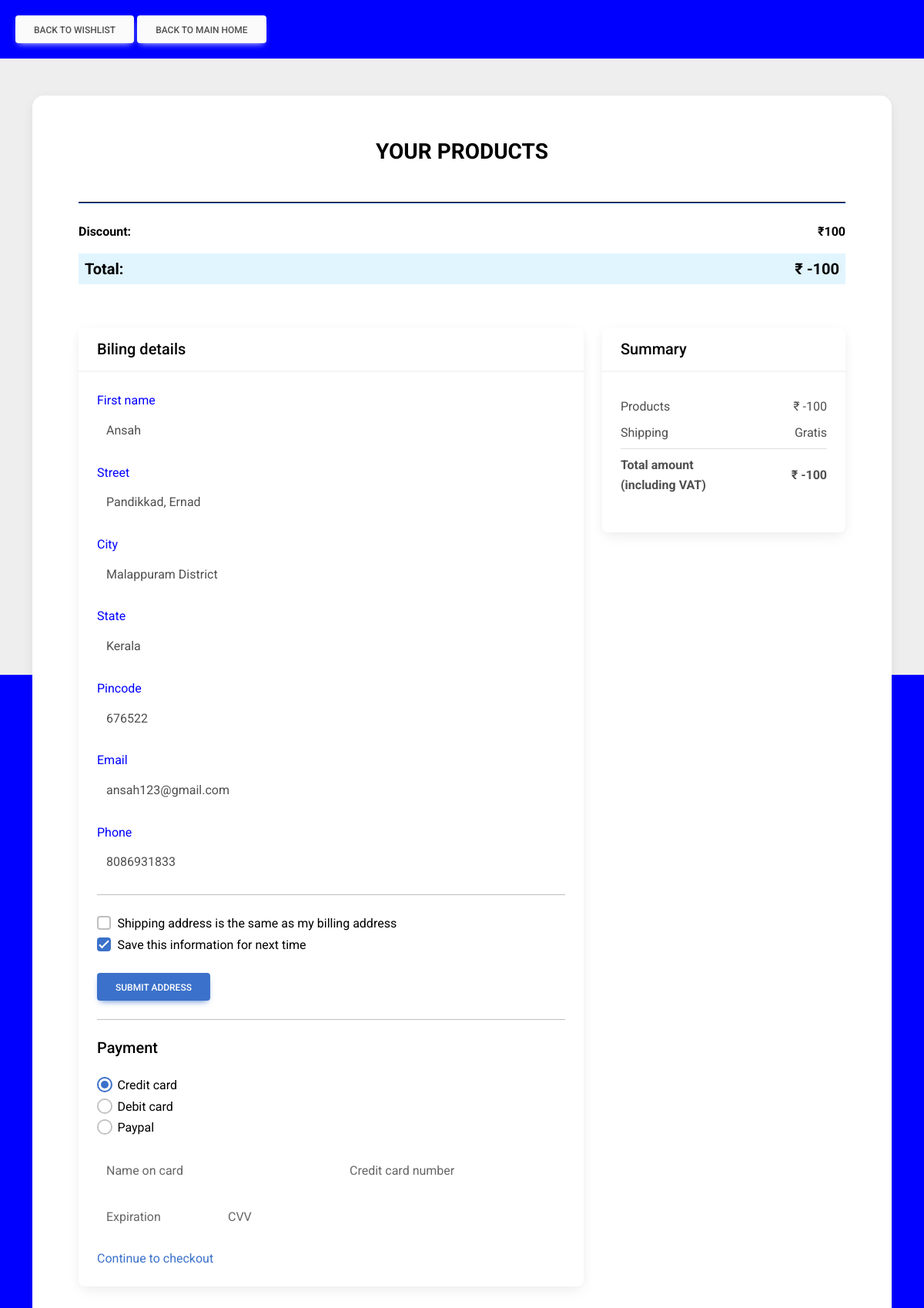
The page /view_cart/ (signed in) on the database its author committed.
### e_commerce_app/models.py (models this page shows, shortened)
class buyer_register(models.Model):
    name = models.CharField(max_length=50)
    email = models.EmailField()
    phone = models.IntegerField()
    password = models.CharField(max_length=50)
    street = models.CharField(max_length=50)
    city = models.CharField(max_length=50)
    state = models.CharField(max_length=50)
    pincode = models.CharField(max_length=50)

### e_commerce_app/views.py (the view, shortened to what this page needs)
# urls.py: path('view_cart/',view_cart,name='view-cart'),
def view_cart(request):
    id1 = request.session['us_id']
    buyer = buyer_register.objects.get(id=id1)
    c = cart.objects.all()
    uid = []
    proid = []
    count = []
    bt= []
    ar= []
    brnd = []
    spd = []
    colr = []
    pr = []
    file_im = []
    cart_id = []
    tp1 = []
    tp2 = []
    d = cart.objects.filter(user_id=id1)
    for i in d:
        tp1.append(i.price)
    for i in tp1:
        tp2.append(int(i))
    total_price = sum(tp2)
    new_total_price = total_price - 100
    request.session['total_price'] = new_total_price
    mylist=zip(uid,proid,count,bt,ar,brnd,spd,colr,pr,file_im,cart_id)
    return render(request,'cart.html',{'data':mylist,"u_id":id1,'buyer':buyer,"tp":total_price})

### e_commerce_app/templates/cart.html (shortened to what this page needs)
<html>
    <head>
        <link
        href="https://cdnjs.cloudflare.com/ajax/libs/font-awesome/6.0.0/css/all.min.css"
        rel="stylesheet"
        />
        <link
        href="https://cdnjs.cloudflare.com/ajax/libs/mdb-ui-kit/6.4.1/mdb.min.css"
        rel="stylesheet"
        />
    </head>
    <body style="background-color: blue;">
      <nav style="padding:20px;">
      <a href="{% url 'view-wishlist' %}"><button type="button" class="btn btn-light">Back to Wishlist</button></a>
      <a href="{% url 'buyer_index_all' %}"><button type="button" class="btn btn-light">Back to Main Home</button></a>
      </nav>
        <section class="h-100 h-custom" style="background-color: #eee;">
            <div class="container h-100 py-5">
              <div class="row d-flex justify-content-center align-items-center h-100">
                <div class="col">
                  <div class="card shopping-cart" style="border-radius: 15px;">
                    <div class="card-body text-black">
                      <div class="row">
                        <div class="col-lg-6 px-5 py-4">
                          <h3 class="mb-5 pt-2 text-center fw-bold text-uppercase">Your products</h3>
                          <hr class="mb-4" style="height: 2px; background-color: #1266f1; opacity: 1;">
                          <div class="d-flex justify-content-between px-x">
                            <p class="fw-bold">Discount:</p>
                            <p class="fw-bold">₹100</p>
                          </div>
                          <div class="d-flex justify-content-between p-2 mb-2" style="background-color: #e1f5fe;">
                            <h5 class="fw-bold mb-0">Total:</h5>
                            <h5 class="fw-bold mb-0">₹ {% with y=-100 %}{{ tp|add:y }} {% endwith %}</h5>
                          </div>
                        </div>
                        <div class="col-lg-6 px-5 py-4">
                          <section>
                            <form method="post">
                            <div class="row">
                              <div class="col-md-8 mb-4">
                                <div class="card mb-4">
                                  <div class="card-header py-3">
                                    <h5 class="mb-0">Biling details</h5>
                                  </div>
                                  <form method="post">
                                  <div class="card-body">
                                      <div class="row mb-4">
                                        <div class="col">
                                          <div class="form-outline">
                                            <label class="form-label" for="form6Example1" style="color:blue">First name</label>
                                            <input type="text" id="form6Example1" class="form-control" value="{{buyer.name}}" name = "name"/>
                                          </div>
                                        </div>
                                      </div>
                                      <div class="form-outline mb-4">
                                        <label class="form-label" for="form6Example4" style="color:blue">Street</label>
                                        <input type="text" id="form6Example4" class="form-control" value="{{buyer.street}}" name="street"/>
                                      </div>
                                      <div class="form-outline mb-4">
                                        <label class="form-label" for="form6Example4" style="color:blue">City</label>
                                        <input type="text" id="form6Example4" class="form-control" value="{{buyer.city}}" name="city"/>
                                      </div>
                                      <div class="form-outline mb-4">
                                        <label class="form-label" for="form6Example4" style="color:blue">State</label>
                                        <input type="text" id="form6Example4" class="form-control" value="{{buyer.state}}" name="state"/>
                                      </div>
                                      <div class="form-outline mb-4">
                                        <label class="form-label" for="form6Example4" style="color:blue">Pincode</label>
                                        <input type="text" id="form6Example4" class="form-control" value="{{buyer.pincode}}" name="pincode"/>
                                      </div>
                                      <div class="form-outline mb-4">
                                        <label class="form-label" for="form6Example5" style="color:blue">Email</label>
                                        <input type="email" id="form6Example5" class="form-control" value="{{buyer.email}}" name="email"/>
                                      </div>
                                      <div class="form-outline mb-4">
                                        <label class="form-label" for="form6Example6" style="color:blue">Phone</label>
                                        <input type="number" id="form6Example6" class="form-control" value="{{buyer.phone}}" name="phone"/>
                                      </div>
                                      <hr class="my-4" />
                                      <div class="form-check">
                                        <input class="form-check-input" type="checkbox" value="" id="checkoutForm1" />
                                        <label class="form-check-label" for="checkoutForm1">
                                          Shipping address is the same as my billing address
                                        </label>
                                      </div>
                                      <div class="form-check mb-4">
                                        <input class="form-check-input" type="checkbox" value="" id="checkoutForm2" checked />
                                        <label class="form-check-label" for="checkoutForm2">
                                          Save this information for next time
                                        </label>
                                      </div>
                                      <input type="submit" class="btn btn-primary" value="Submit Address">
                                    </form>
                                      <hr class="my-4" />
                                      <h5 class="mb-4">Payment</h5>
                                      <div class="form-check">
                                        <input class="form-check-input" type="radio" name="flexRadioDefault" id="checkoutForm3"
                                          checked />
                                        <label class="form-check-label" for="checkoutForm3">
                                          Credit card
                                        </label>
                                      </div>
                                      <div class="form-check">
                                        <input class="form-check-input" type="radio" name="flexRadioDefault" id="checkoutForm4" />
                                        <label class="form-check-label" for="checkoutForm4">
                                          Debit card
                                        </label>
                                      </div>
                                      <div class="form-check mb-4">
                                        <input class="form-check-input" type="radio" name="flexRadioDefault" id="checkoutForm5" />
                                        <label class="form-check-label" for="checkoutForm5">
                                          Paypal
                                        </label>
                                      </div>
                                      <div class="row mb-4">
                                        <div class="col">
                                          <div class="form-outline">
                                            <input type="text" id="formNameOnCard" class="form-control" />
                                            <label class="form-label" for="formNameOnCard">Name on card</label>
                                          </div>
                                        </div>
                                        <div class="col">
                                          <div class="form-outline">
                                            <input type="text" id="formCardNumber" class="form-control" />
                                            <label class="form-label" for="formCardNumber">Credit card number</label>
                                          </div>
                                        </div>
                                      </div>
                                      <div class="row mb-4">
                                        <div class="col-3">
                                          <div class="form-outline">
                                            <input type="text" id="formExpiration" class="form-control" />
                                            <label class="form-label" for="formExpiration">Expiration</label>
                                          </div>
                                        </div>
                                        <div class="col-3">
                                          <div class="form-outline">
                                            <input type="text" id="formCVV" class="form-control" />
                                            <label class="form-label" for="formCVV">CVV</label>
                                          </div>
                                        </div>
                                      </div>
                                      <a href="{% url 'delivery_details_add' %}">
                                        Continue to checkout
                                      </a>
                                  </div>
                                </div>
                              </div>
                              <div class="col-md-4 mb-4">
                                <div class="card mb-4">
                                  <div class="card-header py-3">
                                    <h5 class="mb-0">Summary</h5>
                                  </div>
                                  <div class="card-body">
                                    <ul class="list-group list-group-flush">
                                      <li class="list-group-item d-flex justify-content-between align-items-center border-0 px-0 pb-0">
                                        Products
                                        <span>₹ {% with y=-100 %}{{ tp|add:y }} {% endwith %}</span>
                                      </li>
                                      <li class="list-group-item d-flex justify-content-between align-items-center px-0">
                                        Shipping
                                        <span>Gratis</span>
                                      </li>
                                      <li class="list-group-item d-flex justify-content-between align-items-center border-0 px-0 mb-3">
                                        <div>
                                          <strong>Total amount</strong>
                                          <strong>
                                            <p class="mb-0">(including VAT)</p>
                                          </strong>
                                        </div>
                                        <span><strong>₹ {% with y=-100 %}{{ tp|add:y }} {% endwith %}</strong></span>
                                      </li>
                                    </ul>
                                  </div>
                                </div>
                              </div>
                            </div>
                          </section>
    </body>
</html>

### e_commerce_app/templates/cart.html (style rules this page uses)
@media (min-width: 1025px) { .h-custom { height: 100vh !important; } }
.col-lg-6 { flex: 0 0 auto; width: 100%; }

### rows shown on the page
buyer_register: name "Ansah", street "Pandikkad, Ernad", city "Malappuram District", state "Kerala", pincode "676522", email "ansah123@gmail.com", phone "8086931833"

### other values the page prints
{{ tp|add:y }} "-100"
